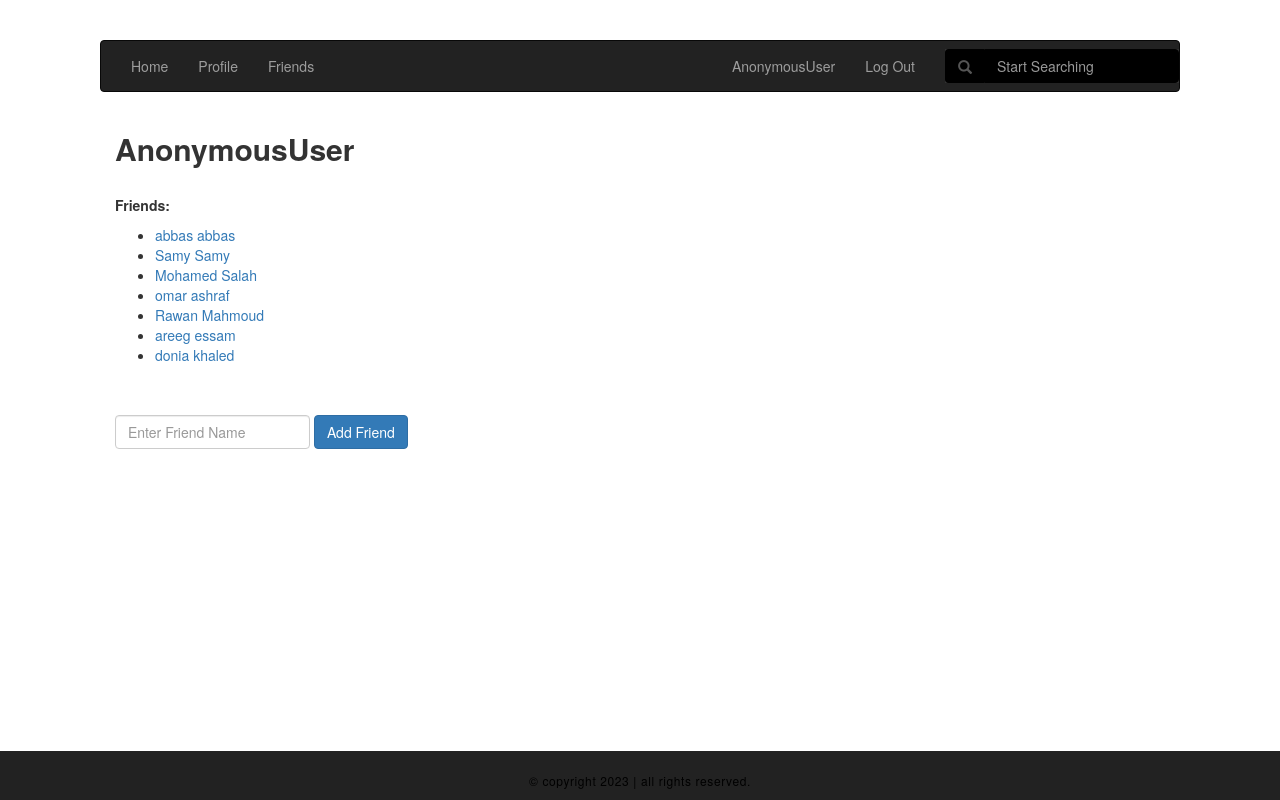
Before: /Aladdin/friends/ with the older database file.
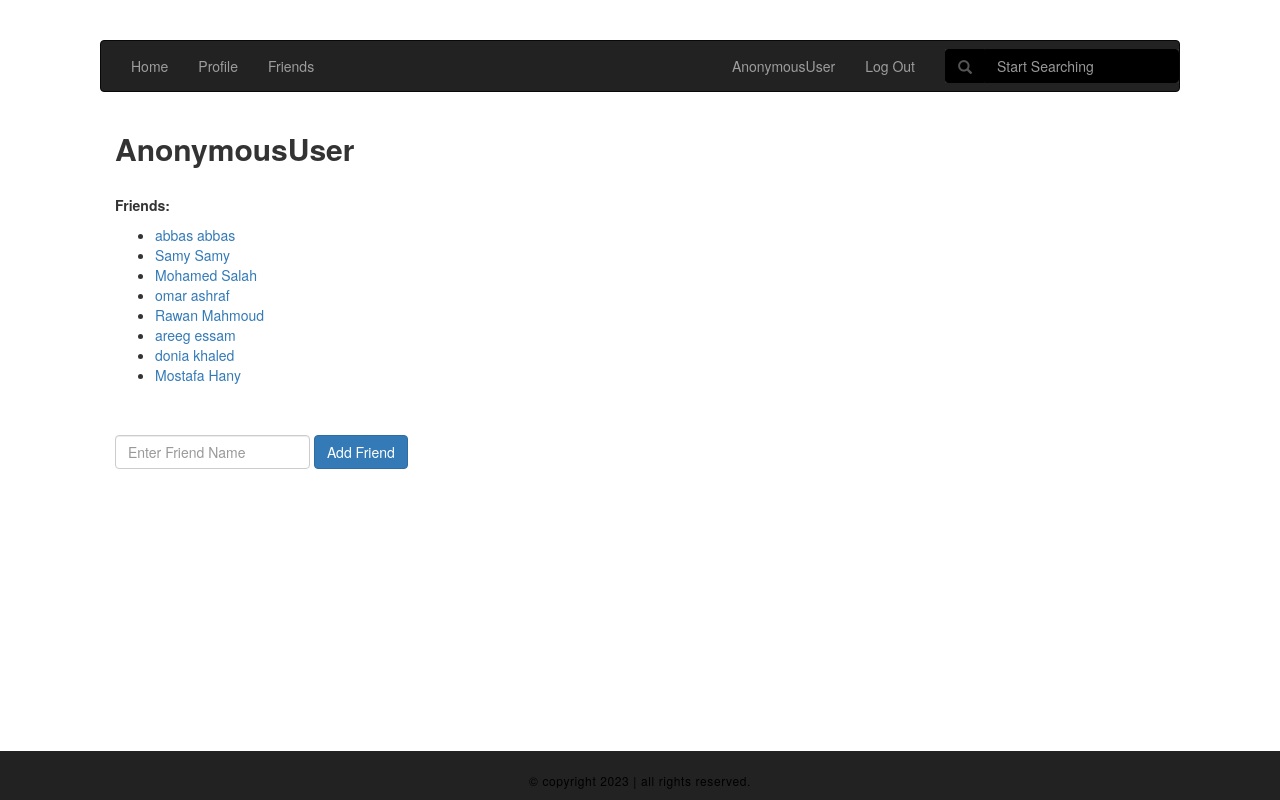
After: the same page with the newer database file.
### social_network/models.py (models this page shows)
class CustomUser(AbstractUser):
    friends = models.ManyToManyField('self')
    username = models.CharField(max_length=100, unique=True)
    password = models.CharField(max_length=100)
    email = models.CharField(max_length=100, unique=True)
    first_name = models.CharField(max_length=100)
    last_name = models.CharField(max_length=100)
    birth_date = models.CharField(max_length=10)
    gender = models.CharField(max_length=8)
    mobile_number = models.CharField(max_length=15)
    def __str__(self):
        return self.first_name + " " + self.last_name

### social_network/views.py (the view)
# urls.py: url(r'^(?P<username>[\w.@+-]+)/friends/$', views.detail, name='detail'),
def detail(request, username):
    user = CustomUser.objects.get(username=username)
    friends = user.friends.all()
    return render(request, 'social_network/friends.html', {'friends': friends})

### social_network/templates/social_network/friends.html (shortened to what this page needs)
<!DOCTYPE html>
<html lang="en">
<head>
<link rel="stylesheet" href="https://cdnjs.cloudflare.com/ajax/libs/font-awesome/4.7.0/css/font-awesome.min.css">
<link rel="stylesheet" href="https://maxcdn.bootstrapcdn.com/bootstrap/3.3.7/css/bootstrap.min.css">
<link rel="stylesheet" href="https://maxcdn.bootstrapcdn.com/bootstrap/3.3.7/css/bootstrap.min.css">
</head>
<body>
<nav class="navbar navbar-inverse">
  <div class="container-fluid">
    <ul class="nav navbar-nav">
        <li ><a href="/"> Home</a></li>
      <li><a href="/{{user.username}}">Profile</a></li>
      <li><a href="/{{user.username}}/friends/">Friends</a></li>
    </ul>
    <ul class="nav navbar-nav navbar-right">
        <li><a href="/{{user.username}}">{{user}}</a></li>
        <li><a href="/logout/">Log Out</a></li>
        <form class="navbar-form navbar-right" method="get" action="/">
          <div class="form-group" style="background-color:#333;">
            <div class="input-group" >
                <div class="input-group-addon" style="background-color:black;border-color:black;">
                    <span class="glyphicon glyphicon-search"></span>
                </div>
                 <input type="text" name="search" class="form-control" placeholder="Start Searching" style="background-color:black;border-color:black;">
            </div>
          </div>
        </form>
    </ul>
  </div>
</nav>
<div class="container">
      <h2 class="card-title"><b>{{user}}</b></h4>
        <br>
<div class="card">
<p class="card-title" id='big_font'><b>Friends: </b></p>
<ul class="card-text">
    {% for friend in friends%}
        <li><a href="/{{ friend.username }}/">{{friend}}</a></li>
    {% endfor %}
</ul>
</div>
<br>
<br>
<form method="post" action="{% url 'add_friend' user.username %}" class="form-inline">
  <div class="form-group mx-sm-3 mb-2">
    <input type="text" class="form-control" name="Friend" placeholder="Enter Friend Name">
  </div>
  <button type="submit" class="btn btn-primary mb-2">Add Friend</button>
</form>
</div>
<div class="container-fluid" id="footer">
   <div>
     <p>
       &copy; copyright 2023 | all rights reserved.
     </p>
   </div>
 </div>
</body>
</html>

Changed rows visible on the page:
added CustomUser: first_name+last_name "Mostafa Hany"
